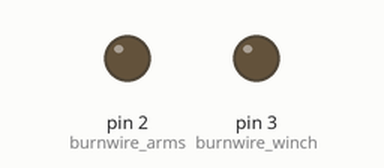
This sketch was run on a simulated Arduino Uno, built with avr-gcc and run on an emulated ATmega328P. On the bench: output pins drawn as LEDs (lit = HIGH).

Above: at 0.1 s.
At 5.1 s:
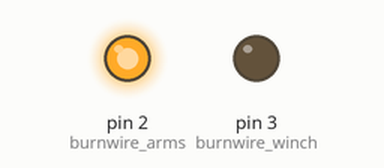
Timing chart, 0 to 9.5 s (numbered marks = the images above):
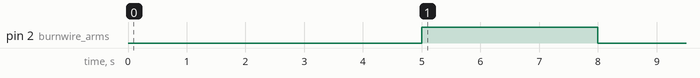

Measured:
- by itself, pin 2 (burnwire_arms): LOW → HIGH at 5.0 s, → LOW 3.0 s later

The sketch:

DRONE.ino
```cpp
#define burnwire_arms 2
#define burnwire_winch 3

#define photoresistor1 4
#define photoresistor2 5

#define arm1 6
#define arm2 7
#define arm3 8
#define arm4 9
#define irma 10

#define drone_tether 11 // cut arms, pr OR dr
#define drone_arms 12 // cut tether


//control variables
int arms_deploy = 0;
int drone_deploy = 0;

void setup() {
    pinMode(burnwire_arms, OUTPUT);
    pinMode(burnwire_winch, OUTPUT);
    pinMode(photoresistor1, INPUT);
    pinMode(photoresistor2, INPUT);
    pinMode(arm1, INPUT);
    pinMode(arm2, INPUT);
    pinMode(arm3, INPUT);
    pinMode(arm4, INPUT);
}

void loop() {
  if(! arms_deploy) {
    if(photoresistor1 | photoresistor2) {
      delay(5000);
      if (photoresistor1 | photoresistor2) {
        digitalWrite(burnwire_arms, HIGH);
        delay(3000);
        digitalWrite(burnwire_arms, LOW);
        arms_deploy = 1;
      }
    }
    if(drone_arms == HIGH) {
        digitalWrite(burnwire_arms, HIGH);
        delay(3000);
        digitalWrite(burnwire_arms, LOW);
        arms_deploy = 1;
    }
  }

  if (arms_deploy == 1 && drone_tether == HIGH) {
    if (arm1 == HIGH && arm2 == HIGH && arm3 == HIGH && arm4 == HIGH) {
       digitalWrite(burnwire_winch, HIGH);
       delay(3000);
       digitalWrite(burnwire_winch, LOW);
       drone_deploy = 1;
    }
  }
}
```
